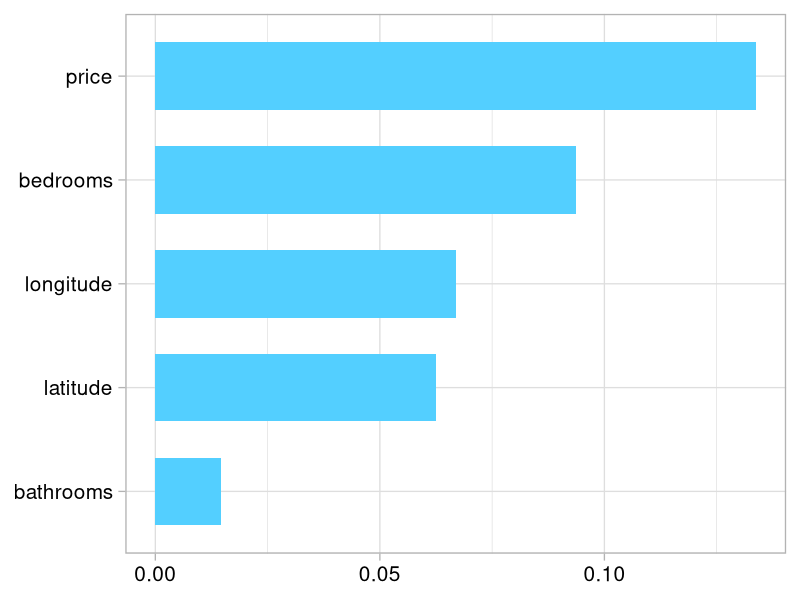
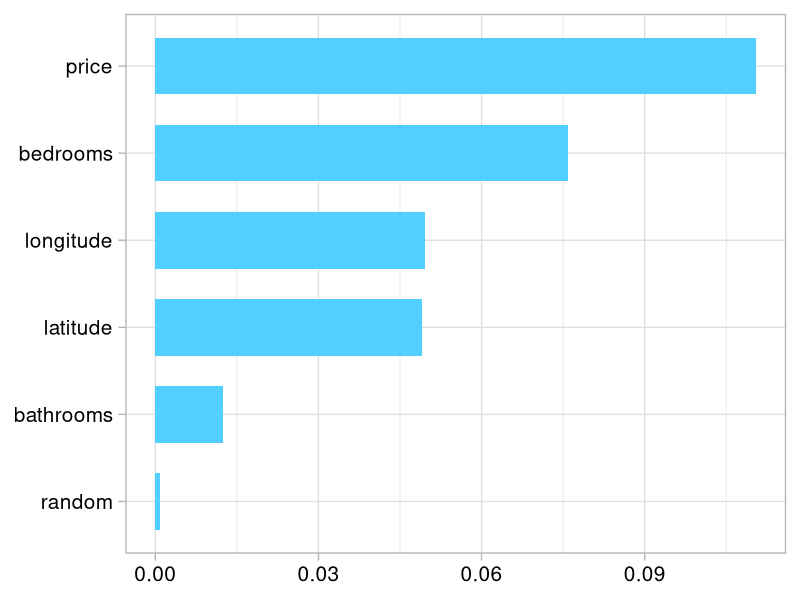
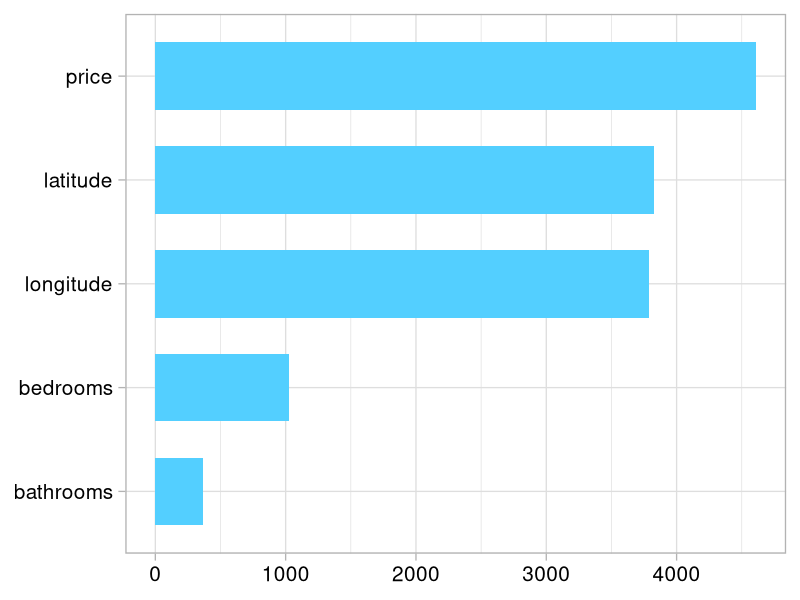
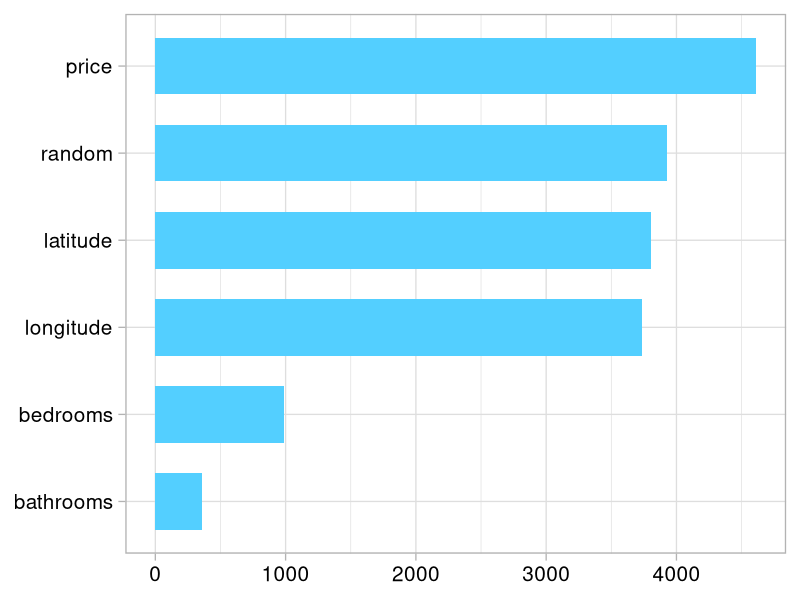
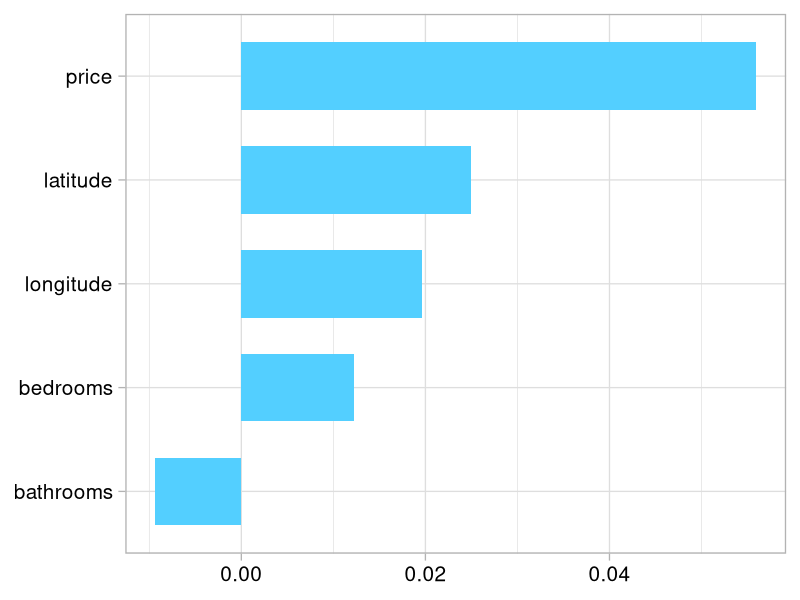

Here is the R script that generated these plots, in order: (Note: a time limit stopped this script after it produced the figures.)
## ---- chunk 1
knitr::opts_chunk$set(echo = TRUE, warning = F, message = F)
## ---- chunk 2
# RF Classification - feature importances

library(tidyverse)
library(randomForest)
library(cowplot)
library(gridExtra)

rent <- read.csv('./data/rent.csv')
class(rent$interest_level)
#interest.map <- c("low"=1, "medium"=2, "high"=3)

#ent$interest_level <- interest.map[as.character(rent$interest_level)]

summary(rent)

## plotting functions ##

create_rfplot <- function(rf, type){
  imp <- importance(rf, type=type, scale = F)
  featureImportance <- data.frame(Feature=row.names(imp), Importance=imp[,1])
  
  p <- ggplot(featureImportance, aes(x=reorder(Feature, Importance), y=Importance)) +
       geom_bar(stat="identity", fill="#53cfff", width = 0.65) +
       coord_flip() + 
       theme_light(base_size=20) +
       theme(axis.title.x=element_blank(),
             axis.title.y=element_blank(),
             axis.text.x = element_text(size = 15, color = "black"),
             axis.text.y = element_text(size = 15, color = "black")) 
  return(p)
}

create_ggplot <- function(featureImportance){
  p <- ggplot(featureImportance, aes(x=reorder(Feature, Importance), y=Importance)) +
       geom_bar(stat="identity", fill="#53cfff", width = 0.65) +
       coord_flip() + 
       theme_light(base_size=20) +
       theme(axis.title.x=element_blank(),
             axis.title.y=element_blank(),
             axis.text.x = element_text(size = 15, color = "black"),
             axis.text.y = element_text(size = 15, color = "black")) 
  return(p)
}
## ---- chunk 3
rent$interest_level <- as.factor(rent$interest_level)
head(rent)
## ---- chunk 4
####### no random column #########
set.seed(1)
rent$random <- sample(100, size = nrow(rent), replace = TRUE)

#Fit Random Forest Model
rf1 = randomForest(interest_level ~ .,  
                  ntree = 40,
                  data = rent[, 1:6],
                  nodesize = 1, importance = TRUE)
#print(rf)

#round(importance(rf, type = 1), 2)
#round(importance(rf), 2)

# Variable Importance
#varImpPlot(rf,  
           #sort = T,
           #main="Top - Variable Importance")

p1 <- create_rfplot(rf1, type = 1)
ggsave('../article/images/cls_permute_R.svg',
       plot = p1, device = 'svg', height = 4, width = 6)
######## with random column ########


#Fit Random Forest Model
rf2 = randomForest(interest_level ~ .,  
                  ntree = 40,
                  data = rent,
                  nodesize = 1, importance = TRUE)
#print(rf)

#round(importance(rf, type = 1), 2)
#round(importance(rf), 2)

# Variable Importance
#varImpPlot(rf,  
           #sort = T,
           #main="Top - Variable Importance")

p2 <- create_rfplot(rf2, type = 1)
ggsave('../article/images/cls_permute_random_R.svg',
       plot = p2, device = 'svg', height = 4, width = 6)
## ---- chunk 5
####### no random column #########


p1 <- create_rfplot(rf1, type = 2)
ggsave('../article/images/cls_dflt_R.svg',
       plot = p1, device = 'svg', height = 4, width = 6)

######## with random column ########

p2 <- create_rfplot(rf2, type = 2)
ggsave('../article/images/cls_dflt_random_R.svg',
       plot = p2, device = 'svg', height = 4, width = 6)

## ---- chunk 6
####### no random column #########
get_drop_imp <- function(rent, columns){
  X <- rent[,c(columns, 'interest_level')] # data
  rf <- randomForest(interest_level~., data = X,
                   ntree = 40, mtry=2, nodesize=1, importance=T)
  full_rsq <- -1*mean(rf$err.rate) # 
  
  imp <- c()
  for (c in columns){
    X_sub <- X[, !(colnames(X) == c)]
    rf <- randomForest(interest_level~., data = X_sub,
                   ntree = 40, mtry=2, nodesize=1, importance=T)
    sub_rsq <- -1*mean(rf$err.rate) # 
    diff_rsq <- full_rsq - sub_rsq
    imp <- c(imp, diff_rsq)
  }
  featureImportance <- data.frame(Feature=columns, Importance=imp)
  return(featureImportance)
}

columns <- c('bathrooms', 'bedrooms', 'longitude', 'latitude', 'price')
featureImportance <- get_drop_imp(rent[, 1:6], columns)
p1 <- create_ggplot(featureImportance)
ggsave('../article/images/cls_drop_R.svg',
       plot = p1, device = 'svg', height = 4, width = 6)

columns <- c('bathrooms', 'bedrooms', 'longitude', 'latitude', 'random', 'price')
featureImportance <- get_drop_imp(rent, columns)
p2 <- create_ggplot(featureImportance)
ggsave('../article/images/cls_drop_random_R.svg',
       plot = p2, device = 'svg', height = 4, width = 6)
